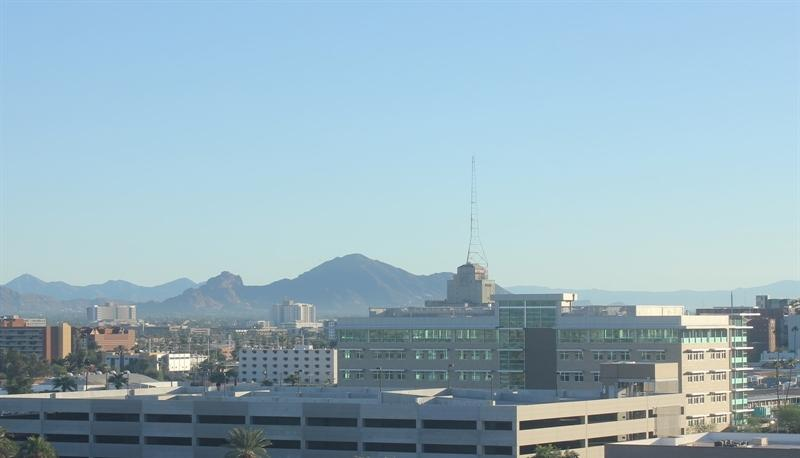
#> input picture day_night_images/training/day/20151101_145049.jpg, 800 x 458 px; its folder holds only this picture in this run
$ python aether.py
#> lines starting #> are read from the running program, lines starting #| are printed output that depends on the picture
import cv2
import numpy as np
import glob
import matplotlib.pyplot as plt
import matplotlib.image as mpimg
import os

image_dir_training = "day_night_images/training/"
image_dir_test = "day_night_images/test/"

def standardize_input(image):

    # Resize image and pre-process so that all "standard" images are the same size
    standard_im = cv2.resize(image, (275, 150))

    return standard_im

def encode(label):

    numerical_val = 0
    if(label == 'day'):
        numerical_val = 1
    # else it is night and can stay 0

    return numerical_val

def standardize(image_list):

    # Empty image data array
    standard_list = []

    # Iterate through all the image-label pairs
    for item in image_list:
        image = item[0]
        label = item[1]

        # Standardize the image
        standardized_im = standardize_input(image)

        # Create a numerical label
        binary_label = encode(label)

        # Append the image, and it's one hot encoded label to the full, processed list of image data
        standard_list.append((standardized_im, binary_label))

    return standard_list

def load_dataset(image_dir):

    # Populate this empty image list
#> called with image_dir = 'day_night_images/training/'
    im_list = []
    image_types = ["day", "night"]

    # Iterate through each color folder
    for im_type in image_types:

        # Iterate through each image file in each image_type folder
        # glob reads in any image with the extension "image_dir/im_type/*"
        for file in glob.glob(os.path.join(image_dir, im_type, "*")):

            # Read in the image
            im = mpimg.imread(file)
#> im is the input picture: shape (458, 800, 3); mean R, G, B 150.7, 178, 191

            # Check if the image exists/if it's been correctly read-in
            if not im is None:
                # Append the image, and it's type (red, green, yellow) to the image list
                im_list.append((im, im_type))

    return im_list


training_data = load_dataset(image_dir_training)
#> training_data = 2 items

std_training_data = standardize(training_data)
#> the loop in standardize, `for item in image_list:` made 2 passes
#> (label, numerical_val in encode, binary_label) on passes 1 to 2: ('day', 1, 1), ('night', 0, 0)
#> pass 1, in standardize_input, `standard_im = cv2.resize(image, (275, 150))`:
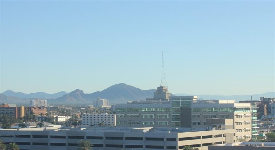
#> standard_im: shape (150, 275, 3); mean R, G, B 150.6, 178, 191
#> pass 2, in standardize_input (call 2), `standard_im = cv2.resize(image, (275, 150))`:
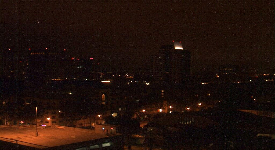
#> standard_im: shape (150, 275, 3); mean R, G, B 33.8, 16.6, 10.3
#> std_training_data = 2 items

image_num = 0
selected_image = std_training_data[image_num][0]
selected_label = std_training_data[image_num][1]
#> selected_label = 1

plt.imshow(selected_image)
plt.show()
print("Shape: "+str(selected_image.shape))
#| Shape: (150, 275, 3)
print("Label [1 = day, 0 = night]: " + str(selected_label))
#| Label [1 = day, 0 = night]: 1
